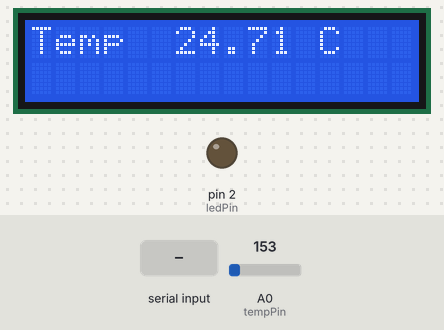
A sketch run on a simulated Arduino Uno, built with avr-gcc and run on an emulated ATmega328P. On the bench: 16×2 character LCD, output pins drawn as LEDs (lit = HIGH). The test bench sets the inputs (shaded band); at power-on: A0 (tempPin) = 153. What the sketch prints to the serial monitor is not drawn.

Above: at 1.2 s.
1.3 s: A0 (tempPin) set to 132
At 2.7 s:
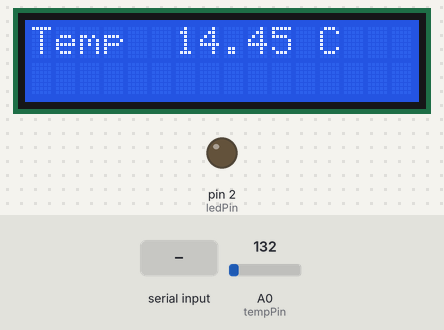
3.3 s: A0 (tempPin) set to 109
At 4.4 s:
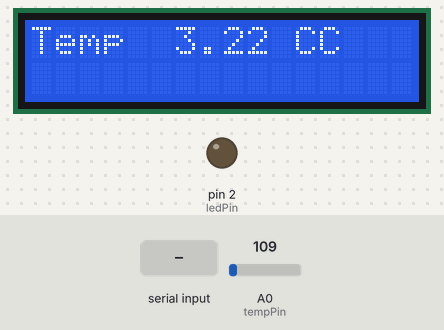
5.1 s: "1" received over Serial
At 5.9 s:
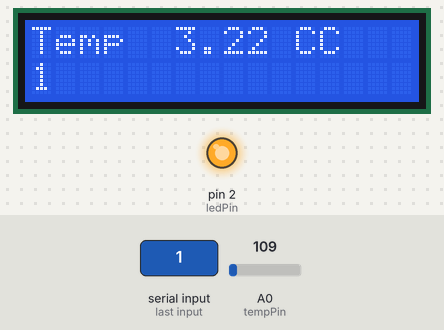
6.8 s: A0 (tempPin) set to 133
At 7.7 s:
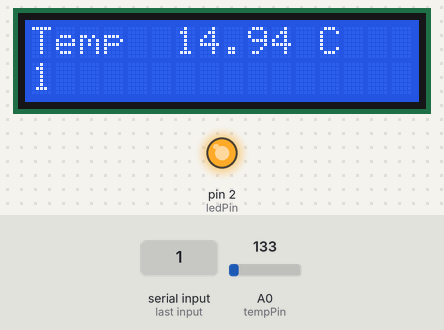
8.7 s: "0" received over Serial
At 10.4 s:
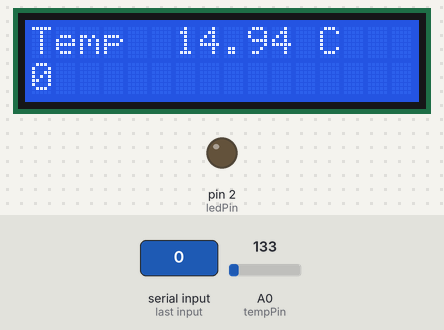
Timing chart, 0 to 11.5 s (numbered marks = the images above; inputs shaded):
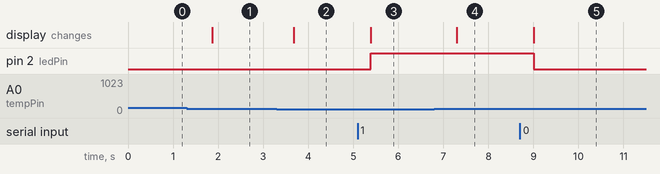

Measured:
- the behaviour switches between 123 and 122 on A0 (tempPin) (found by bisection; images 1 and 2)
- after the input at 1.3 s, the display: changes after 0.57 s (image 1)
- after the input at 3.3 s, the display: changes after 0.38 s (image 2)
- after the input at 5.1 s, pin 2 (ledPin): LOW → HIGH after 0.29 s; the display: changes after 0.29 s (image 3)
- after the input at 6.8 s, the display: changes after 0.50 s (image 4)
- after the input at 8.7 s, pin 2 (ledPin): HIGH → LOW after 0.30 s; the display: changes after 0.30 s (image 5)

The sketch:

_0803_LiquidCrystal.ino
```cpp
#include <LiquidCrystal.h>
LiquidCrystal lcd( 7,8,9,10,11,12 );

const int ledPin = 2;      int tempPin = A0;
char cTemp;   String sCommand = "";     String sTemp = "";

void setup() {
  pinMode(ledPin, OUTPUT);
  lcd.begin(16, 2);
  Serial.begin(9600);
}

void loop() {
  int tempReading = analogRead(tempPin);
  float tempVolts = tempReading * 5.0 / 1024.0;
  float tempC = (tempVolts - 0.5) * 100.0;

  // 칸, 줄
  lcd.setCursor(0, 0);    lcd.print("Temp ");
  lcd.setCursor(6, 0);    lcd.print(tempC);    lcd.print(" C");

  Serial.print( tempC  );
  // 종료문자 지정
  Serial.write( 0x13 );       // 0x5A  => Serial.write( 'Z' );   Serial.print( 'Z', HEX );  <- HEX 아스키값 알수 있음.
  delay(500);

  sCommand = "";
  while(Serial.available())
   {
     cTemp = Serial.read();
     switch ( cTemp ) {
        case '0' :  digitalWrite(ledPin, LOW); break;      // LED ON/OFF
        case '1' :  digitalWrite(ledPin, HIGH); break;
     }
     sCommand.concat(cTemp);
   }

    if(sCommand != "" )  {   // 메시지 출력
       lcd.setCursor(0, 1);
       lcd.print( sCommand );
   }
   delay(100);
}
```
